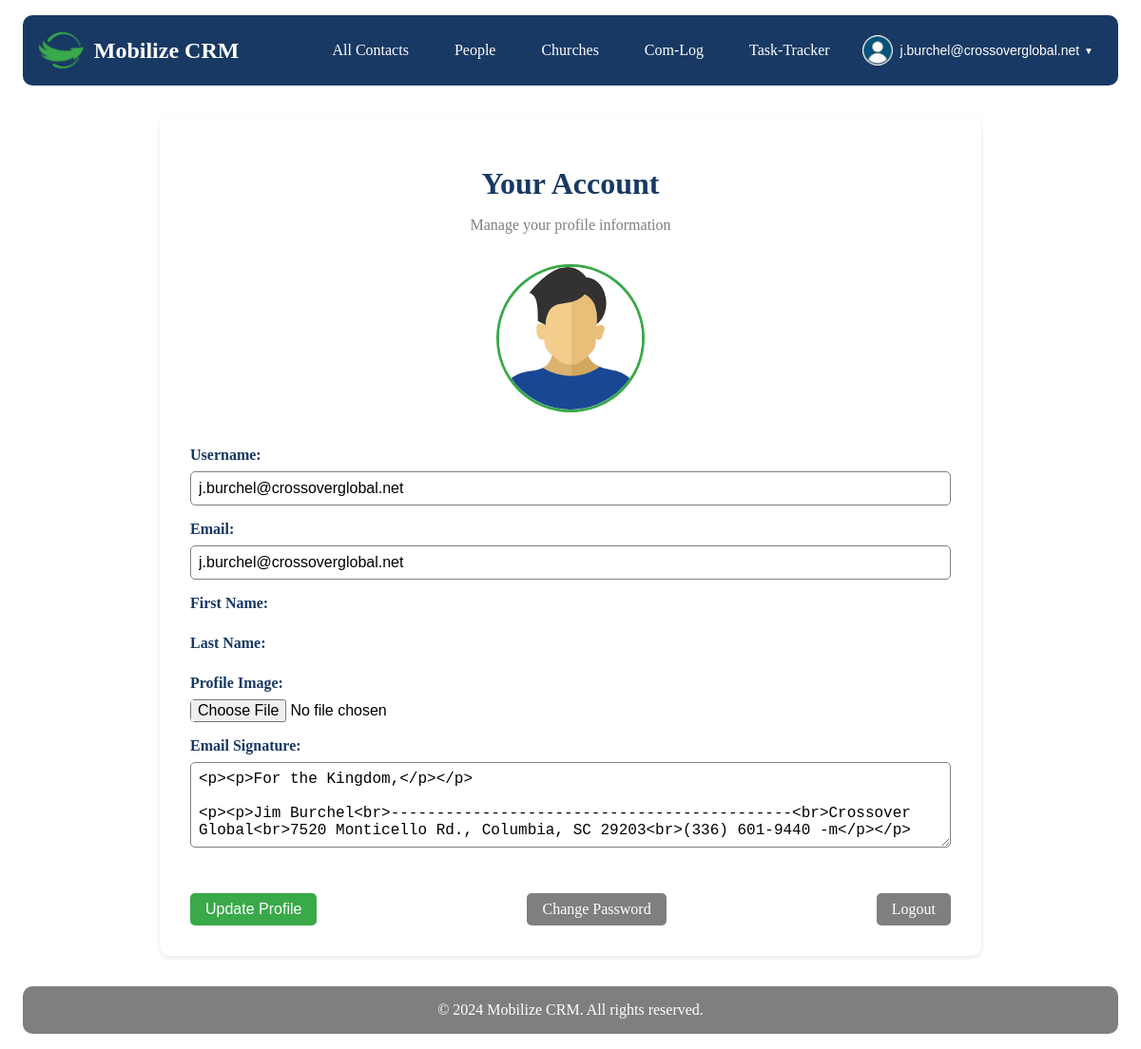
/accounts/account/ (signed in), run on the app's committed database.
### userprofile/models.py (models this page shows, shortened)
class CustomUser(AbstractUser):
    profile_image = models.ImageField(upload_to='profile_images/', null=True, blank=True)
    profile_thumbnail = models.ImageField(upload_to='profile_thumbnails/', null=True, blank=True)
    email_signature = models.TextField(blank=True, null=True)
    google_refresh_token = models.CharField(max_length=255, blank=True, null=True)
    groups = models.ManyToManyField(
        'auth.Group',
        verbose_name='groups',
        blank=True,
        help_text='The groups this user belongs to. A user will get all permissions granted to each of their groups.',
        related_name='customuser_set',
        related_query_name='customuser',
    )
    user_permissions = models.ManyToManyField(
        'auth.Permission',
        verbose_name='user permissions',
        blank=True,
        help_text='Specific permissions for this user.',
        related_name='customuser_set',
        related_query_name='customuser',
    )

### userprofile/views.py (the view)
# urls.py: path('account/', views.account_view, name='account'),
@login_required
def account_view(request):
    if request.method == 'POST':
        form = ProfileImageForm(request.POST, request.FILES, instance=request.user)
        if form.is_valid():
            user = form.save(commit=False)
            if 'profile_image' in form.changed_data:
                logger.info(f"Profile image changed for user {user.username}")
                if 'profile_image' in request.FILES:
                    user.profile_image = request.FILES['profile_image']
                    logger.info(f"New profile image: {user.profile_image.name}")
                    logger.info(f"File size: {user.profile_image.size} bytes")
                    expected_path = os.path.join(settings.MEDIA_ROOT, user.profile_image.name)
                    if os.path.exists(expected_path):
                        logger.info(f"File successfully saved at {expected_path}")
                    else:
                        logger.error(f"File not found at expected path: {expected_path}")
                    logger.info(f"MEDIA_ROOT: {settings.MEDIA_ROOT}")
                    logger.info(f"MEDIA_URL: {settings.MEDIA_URL}")
                    user.create_thumbnail()
                else:
                    user.profile_image = None
                    user.profile_thumbnail = None
                    logger.info("Profile image removed")
            user.save()
            messages.success(request, 'Profile updated successfully.')
            return redirect('userprofile:account')
        else:
            logger.error(f"Form errors: {form.errors}")
            messages.error(request, 'Error updating profile. Please check the form.')
    else:
        form = ProfileImageForm(instance=request.user)
    context = {
        'form': form,
        'user': request.user,
    }
    return render(request, 'userprofile/account.html', context)

### userprofile/forms.py
class ProfileImageForm(forms.ModelForm):
    class Meta:
        model = CustomUser
        fields = ['profile_image', 'email_signature',]
        widgets = {
            'profile_image': forms.FileInput(attrs={'accept': 'image/*'}),
            'email_signature': forms.Textarea(attrs={'rows': 4, 'class': 'form-control'}),
        }

### userprofile/templates/userprofile/account.html (shortened to what this page needs)
{% extends 'core/base.html' %}
{% load static %}
{% block extra_css %}
<link rel="stylesheet" href="{% static 'css/account.css' %}">
{% endblock %}
{% block content %}
<div class="account-container">
    <div class="account-header">
        <h1 class="account-title">Your Account</h1>
        <p class="account-subtitle">Manage your profile information</p>
    </div>
    <div class="profile-image-container">
        {% if user.profile_image %}
            <img src="{{ user.profile_image.url }}" alt="Profile Image" class="profile-image">
        {% else %}
            <img src="{% static 'images/default_profile.png' %}" alt="Default Profile Image" class="profile-image">
        {% endif %}
    </div>
    <form class="account-form" method="post" enctype="multipart/form-data">
        <div class="form-group">
            <label for="id_username">Username:</label>
            <input type="text" id="id_username" value="{{ user.username }}" readonly>
        </div>
        <div class="form-group">
            <label for="id_email">Email:</label>
            <input type="email" id="id_email" value="{{ user.email }}" readonly>
        </div>
        <div class="form-group">
            <label for="id_first_name">First Name:</label>
        </div>
        <div class="form-group">
            <label for="id_last_name">Last Name:</label>
        </div>
        <div class="form-group">
            <label for="id_profile_image">Profile Image:</label>
            {{ form.profile_image }}
        </div>
        <div class="form-group">
            <label for="id_email_signature">Email Signature:</label>
            {{ form.email_signature }}
        </div>
        <div class="account-actions">
            <button type="submit" class="btn btn-primary">Update Profile</button>
            <a href="{% url 'userprofile:password_reset' %}" class="btn btn-secondary">Change Password</a>
            <a href="{% url 'userprofile:logout' %}" class="btn btn-secondary">Logout</a>
        </div>
    </form>
</div>
{% endblock %}

### core/templates/core/partials/nav.html (shortened to what this page needs)
{% load static %}
<nav class="navbar">
    <div class="navbar-brand">
        <img src="{% static 'images/cg_logo.png' %}" alt="Logo" class="navbar-logo">
        <a href="/" class="navbar-title">Mobilize CRM</a>
    </div>
    <div id="navbar-menu" class="navbar-menu">
        <a href="{% url 'contacts:contact_list' %}" class="navbar-item {% if request.resolver_match.url_name == 'all_contacts' %}active{% endif %}">All Contacts</a>
        <a href="{% url 'contacts:people_list' %}" class="navbar-item {% if request.resolver_match.url_name == 'people_list' %}active{% endif %}">People</a>
        <a href="{% url 'contacts:church_list' %}" class="navbar-item {% if request.resolver_match.url_name == 'church_list' %}active{% endif %}">Churches</a>
        <a href="{% url 'com_log:list' %}" class="navbar-item {% if request.resolver_match.url_name == 'com_log' %}active{% endif %}">Com-Log</a>
        <a href="{% url 'task_tracker:task_list' %}" class="navbar-item {% if request.resolver_match.url_name == 'task_tracker' %}active{% endif %}">Task-Tracker</a>
        {% if user.is_authenticated %}
        <div class="user-menu">
            <button id="user-menu-toggle" class="user-menu-button">
                {% if user.has_profile_thumbnail %}
                    <img src="{{ user.profile_thumbnail.url }}" alt="{{ user.username }}" class="user-avatar">
                {% elif user.has_profile_image %}
                    <img src="{{ user.profile_image.url }}" alt="{{ user.username }}" class="user-avatar">
                {% else %}
                    <img src="{% static 'images/default_thumbnail.png' %}" alt="{{ user.username }}" class="user-avatar">
                {% endif %}
                <span class="user-menu-text">{{ user.username }}</span>
                <span class="dropdown-arrow">▼</span>
            </button>
        </div>
        {% else %}
        <a href="{% url 'userprofile:login' %}" class="navbar-item {% if request.resolver_match.url_name == 'login' %}active{% endif %}">Login</a>
        {% endif %}
    </div>
</nav>

### static/css/account.css (style rules this page uses)
:root { --primary-blue: #183963; --primary-green: #39A949; --primary-gray: #7F7F7F; --primary-white: #FFFFFF; --border-radius: 10px; --box-shadow: 0 2px 5px rgba(0,0,0,0.1); }
.account-container { max-width: 800px; margin: 2rem auto; padding: 2rem; background-color: var(--primary-white); border-radius: var(--border-radius); box-shadow: var(--box-shadow); }
.account-header { text-align: center; margin-bottom: 2rem; }
.account-title { color: var(--primary-blue); font-size: 2rem; margin-bottom: 0.5rem; }
.account-subtitle { color: var(--primary-gray); font-size: 1rem; }
.profile-image-container { text-align: center; margin-bottom: 2rem; }
.profile-image { width: 150px; height: 150px; border-radius: 50%; object-fit: cover; border: 3px solid var(--primary-green); }
.account-form { display: grid; gap: 1rem; }
.form-group { display: flex; flex-direction: column; }
.form-group label { margin-bottom: 0.5rem; color: var(--primary-blue); font-weight: bold; }
.form-group input, .form-group textarea { padding: 0.5rem; border: 1px solid var(--primary-gray); border-radius: 5px; font-size: 1rem; }
.form-group input[type="file"] { border: none; padding: 0; }
.btn { padding: 0.5rem 1rem; border: none; border-radius: 5px; cursor: pointer; font-size: 1rem; transition: background-color 0.3s ease; text-align: center; display: inline-block; text-decoration: none; }
.btn-primary { background-color: var(--primary-green); color: var(--primary-white); }
.btn-secondary { background-color: var(--primary-gray); color: var(--primary-white); }
.account-actions { display: flex; justify-content: space-between; margin-top: 2rem; flex-wrap: wrap; gap: 1rem; }

### static/css/main.css (style rules this page uses)
:root { --primary-blue: #183963; --primary-green: #39A949; --primary-gray: #7F7F7F; --primary-white: #FFFFFF; --border-radius: 10px; }
.navbar { display: flex; justify-content: space-between; align-items: center; background-color: var(--primary-blue); padding: 1rem; margin: 1rem; border-radius: 10px; flex-wrap: wrap; }
.navbar-brand { display: flex; align-items: center; }
.navbar-logo { height: 40px; margin-right: 10px; }
.navbar-title { color: var(--primary-white); text-decoration: none; font-size: 1.5rem; font-weight: bold; }
.navbar-menu { display: flex; align-items: center; }
.navbar-item { color: var(--primary-white); text-decoration: none; padding: 0.5rem 1rem; margin: 0 0.5rem; transition: background-color 0.3s; border-radius: 5px; }
.user-menu { position: relative; display: flex; align-items: center; }
.user-menu-button { display: flex; align-items: center; background: none; border: none; cursor: pointer; padding: 5px 10px; border-radius: 15px; transition: background-color 0.3s ease; color: var(--primary-white); }
.user-avatar { width: 32px; height: 32px; border-radius: 50%; object-fit: cover; margin-right: 8px; }
.user-menu-text { font-size: 14px; margin-right: 5px; }
.dropdown-arrow { font-size: 10px; }

### data on the page
CustomUser: username "j.burchel@crossoverglobal.net", email "j.burchel@crossoverglobal.net", email_signature "<p><p>For the Kingdom,</p></p> <p><p>Jim Burchel<br>--------------------------------------------<br>Crossover Global<br>7520 Monticello Rd., Columbia, SC 29203<br>(336) 601-9440 -m</p></p>"
